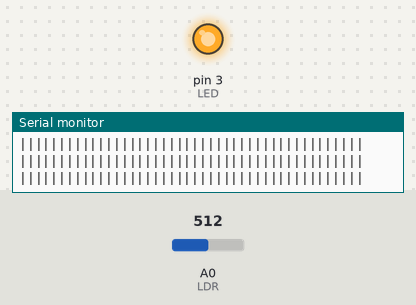
This sketch was run on a simulated Arduino Uno, built with avr-gcc and run on an emulated ATmega328P. On the bench: output pins drawn as LEDs (lit = HIGH), the last lines printed to the serial monitor. Inputs (shaded band) come from the test bench; at power-on: A0 (LDR) = 512.

Above: at 1.2 s.
1.3 s: A0 (LDR) set to 891
3.2 s: A0 (LDR) set to 908
At 4.0 s:
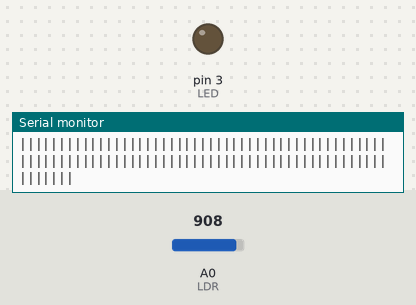
4.7 s: A0 (LDR) set to 122
At 5.1 s:
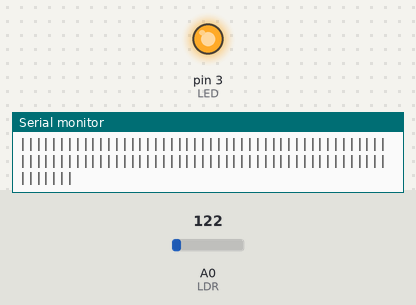
Timing chart, 0 to 7.7 s (numbered marks = the images above; inputs shaded):
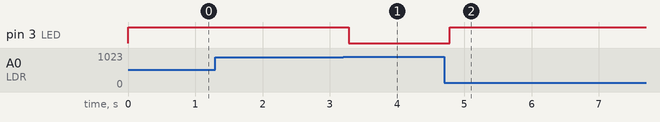

The sketch:

S10_S1_2.ino
```cpp
const int umbral;
int LDR = A0;
int LED = 3;

int value;
int i;

void setup() {
  pinMode(LDR, INPUT);
  pinMode(LED, OUTPUT);
  Serial.begin(9600);
}

void loop() {
  value = analogRead(LDR);

  if(value > 900) {
    digitalWrite(LED, 0);
  } else {
    digitalWrite(LED, 1);
  }

  graphValue(value-200, 7);
  delay(50);
}

void graphValue(int value, int scale) {
  for(i = 0; i < value / scale; i++) {
    Serial.print("|");
  }
  Serial.println();
}
```

Measured:
- the behaviour switches between 900 and 901 on A0 (LDR) (found by bisection; images 0 and 1)
- after the input at 3.2 s, pin 3 (LED): HIGH → LOW after 0.08 s
- after the input at 4.7 s, pin 3 (LED): LOW → HIGH after 0.08 s
